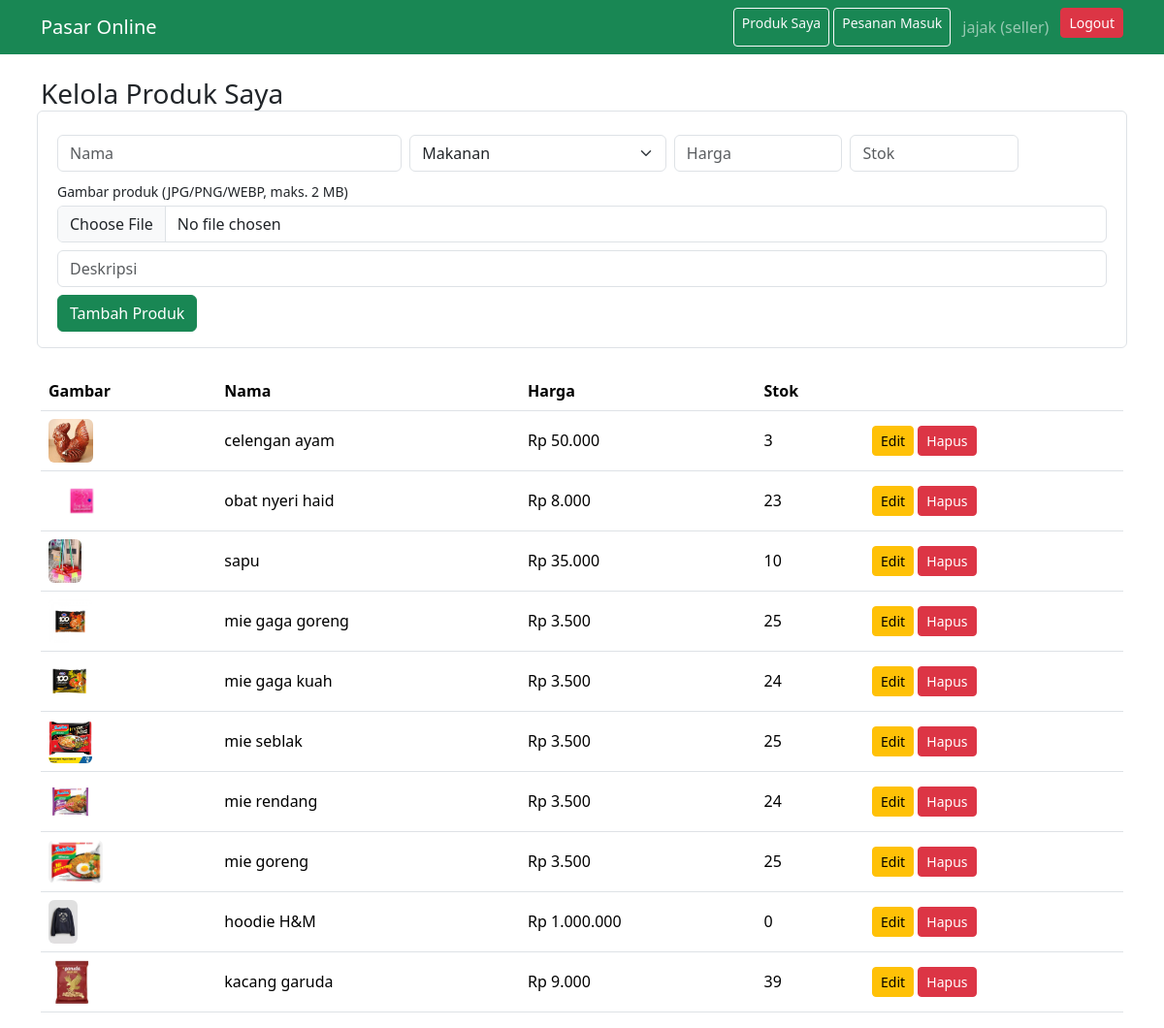
/admin/products.php (signed in), run on the app's committed database.
### tables this page shows
CREATE TABLE `products` (
  `id` int(11) NOT NULL,
  `category_id` int(11) NOT NULL,
  `seller_id` int(11) NOT NULL,
  `name` varchar(150) NOT NULL,
  `description` text DEFAULT NULL,
  `price` decimal(12,2) NOT NULL,
  `stock` int(11) NOT NULL DEFAULT 0,
  `image_url` varchar(255) DEFAULT NULL,
  `created_at` timestamp NULL DEFAULT current_timestamp()
);

### admin/products.php (the view, shortened to what this page needs)
<?php require __DIR__.'/../common.php'; require_role('seller'); $sid=user()['id'];
$edit=['id'=>0,'category_id'=>1,'name'=>'','description'=>'','price'=>'','stock'=>'','image_url'=>''];
?>
<h3>Kelola Produk Saya</h3>
<form method="post" enctype="multipart/form-data" class="row g-2 mb-4 border p-3 rounded"><?=csrf_field()?><input type="hidden" name="id" value="<?=$edit['id']?>"><input type="hidden" name="old_image" value="<?=e($edit['image_url'])?>">
<div class="col-md-4"><input name="name" class="form-control" placeholder="Nama" value="<?=e($edit['name'])?>" required></div>
<div class="col-md-3"><select name="category_id" class="form-select"><?php foreach($db->query("SELECT * FROM categories") as $c) echo '<option value="'.$c['id'].'"'.($c['id']==$edit['category_id']?' selected':'').'>'.e($c['name']).'</option>'; ?></select></div>
<div class="col-md-2"><input name="price" type="number" step="0.01" class="form-control" placeholder="Harga" value="<?=e($edit['price'])?>" required></div>
<div class="col-md-2"><input name="stock" type="number" class="form-control" placeholder="Stok" value="<?=e($edit['stock'])?>" required></div>
<div class="col-12"><label class="form-label small mb-1">Gambar produk (JPG/PNG/WEBP, maks. 2 MB)</label><input type="file" name="image" accept="image/jpeg,image/png,image/webp" class="form-control">
 <?php if($edit['image_url']) echo '<img src="'.e($edit['image_url']).'" height="60" class="mt-2 rounded" alt=""> <small class="text-muted">Gambar saat ini (kosongkan upload untuk mempertahankan)</small>'; ?></div>
<div class="col-12"><input name="description" class="form-control" placeholder="Deskripsi" value="<?=e($edit['description'])?>"></div>
<div class="col-12"><button class="btn btn-success"><?=$edit['id']?'Update':'Tambah'?> Produk</button> <?php if($edit['id']) echo '<a href="products.php" class="btn btn-outline-secondary">Batal</a>'; ?></div></form>
<table class="table align-middle"><tr><th>Gambar</th><th>Nama</th><th>Harga</th><th>Stok</th><th></th></tr>
<?php $st=$db->prepare("SELECT * FROM products WHERE seller_id=? ORDER BY id DESC"); $st->bind_param('i',$sid); $st->execute();
foreach($st->get_result() as $p){ ?>
<tr><td><?php if($p['image_url']) echo '<img src="'.e($p['image_url']).'" height="45" class="rounded" alt="">'; ?></td><td><?=e($p['name'])?></td><td><?=rp($p['price'])?></td><td><?=$p['stock']?></td>
<td><a href="?edit=<?=$p['id']?>" class="btn btn-sm btn-warning">Edit</a> <a href="?delete=<?=$p['id']?>" onclick="return confirm('Hapus?')" class="btn btn-sm btn-danger">Hapus</a></td></tr>
<?php } echo '</table>'; footer_html();

### data on the page
products: image_url (picture), name "celengan ayam", price "Rp 50.000", stock "3"
products: image_url (picture), name "obat nyeri haid", price "Rp 8.000", stock "23"
products: image_url (picture), name "sapu", price "Rp 35.000", stock "10"
products: image_url (picture), name "mie gaga goreng", price "Rp 3.500", stock "25"
products: image_url (picture), name "mie gaga kuah", price "Rp 3.500", stock "24"
products: image_url (picture), name "mie seblak", price "Rp 3.500", stock "25"
products: image_url (picture), name "mie rendang", price "Rp 3.500", stock "24"
products: image_url (picture), name "mie goreng", price "Rp 3.500", stock "25"
products: image_url (picture), name "hoodie H&M", price "Rp 1.000.000", stock "0"
products: image_url (picture), name "kacang garuda", price "Rp 9.000", stock "39"

### other printed values
$u['name'] "jajak"
$u['role'] "seller"
form field category_id "Makanan"
